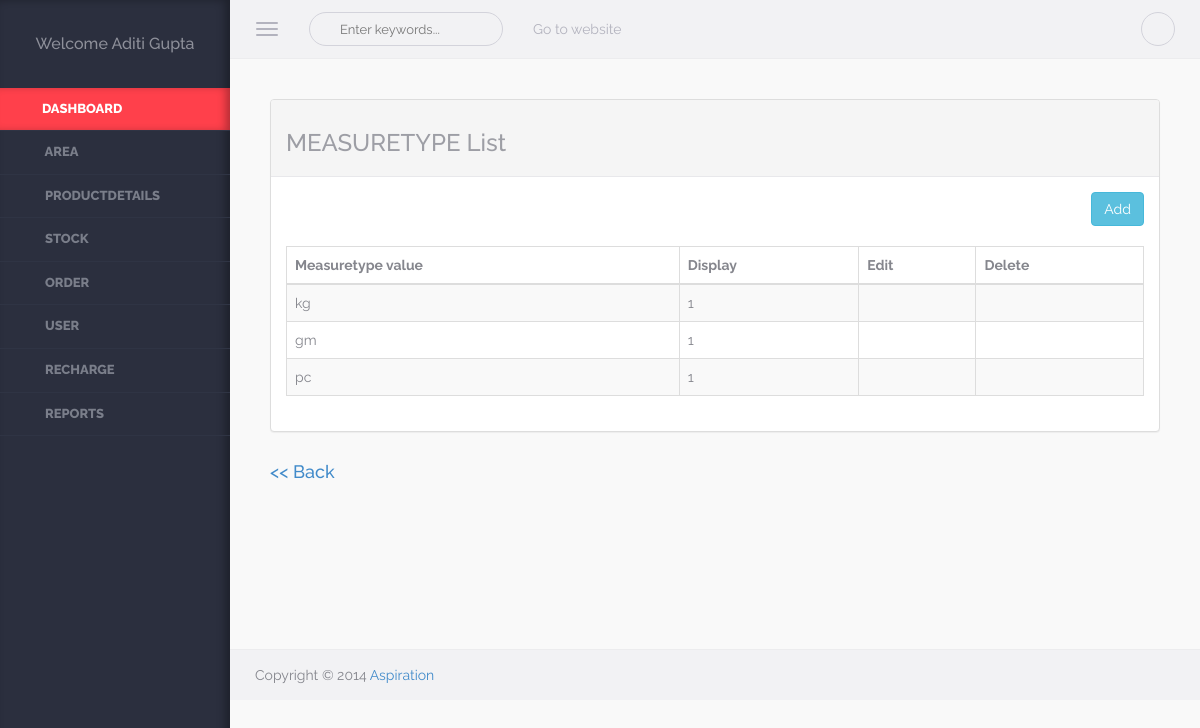
/admin/display_measuretype.php (signed in), run on the app's committed database.
### tables this page shows
CREATE TABLE `user` (
  `Userid` int(5) NOT NULL,
  `Username` varchar(50) NOT NULL,
  `Password` varchar(8) NOT NULL,
  `Usertypeid` int(5) NOT NULL,
  `Fname` varchar(50) NOT NULL,
  `Lname` varchar(50) NOT NULL,
  `Mobileno` bigint(10) NOT NULL,
  `Address` varchar(100) NOT NULL,
  `Areaid` int(5) NOT NULL,
  `Email` varchar(50) NOT NULL,
  `DOB` date NOT NULL,
  `DOL` datetime NOT NULL,
  `Visitcnt` int(5) NOT NULL,
  `Isauthenticate` bit(1) NOT NULL
);

CREATE TABLE `measuretype` (
  `Measuretypeid` int(5) NOT NULL,
  `Measuretypevalue` varchar(50) NOT NULL,
  `Isdisplay` bit(1) NOT NULL
);

### Class/User.php (called while the page is built, shortened)
<?php
class User
{
	public function display1($uid)
	{
			$conn=new mysqli("localhost","root","","db_alboutveggies");
			$qry="SELECT Fname,Lname,Mobileno,Address,Email FROM User WHERE Userid=".$uid;
			$data=mysqli_query($conn,$qry);
			return $data;
				}
}
?>

### Class/Measuretype.php (called while the page is built, shortened)
<?php
class Measuretype
{
	public function display()
	{
		$conn=new mysqli("localhost","root","","db_alboutveggies");
		$qry="SELECT * FROM `measuretype`";
		$data=mysqli_query($conn,$qry);
		return $data;
	}
}
?>

### admin/display_measuretype.php (the view, shortened to what this page needs)
<?php
	include_once("header.php");
?>
<div class="warper container-fluid">
<?php
include_once("../class/Measuretype.php");
$obj=new Measuretype();
$rec=$obj->display();
$data="<body><div class='warper container-fluid'>
                <div class='panel panel-default'>
                  		 <div class='panel-heading'><h3>MEASURETYPE List</h3></div>
                    <div class='panel-body'>
						<form class='form-horizontal' method='post'>
					<div align=right>
					   <input type=submit class='btn btn-info' Name=btnMea value=' Add '>
					</div>
                    </form><br />
<table cellpadding=0 cellspacing=0 border=0 class='table table-striped table-bordered' id=basic-datatable>
                            <thead>
                                <tr>
                                    <th>Measuretype value</th>
									<th>Display</th>
<th>Edit</th>
<th>Delete</th>
                                    </tr>
                            </thead><tbody>";
while($result=mysqli_fetch_array($rec))
{
	$data.="<tr class='odd gradeX'><td>".$result[1]."</td><td>".$result[2]."</td><td><a href='edit_measuretype.php?Id=".$result[0]."'><i class='fa fa-pencil'></i></a></td><td><a href='javascript:delete_id(".$result[0].")'><i class='fa fa-trash'></i> </a></td></tr>";
}
$data.="</tbody></table></div>
                </div></body>";
echo $data;
?>
<a href='index.php' ><h4>&lt;&lt;&nbsp;Back</h4></a>
        </div>
			<?php
	include_once("footer.php");
?>
</body>
</html>

### admin/header.php (shortened to what this page needs)
<!DOCTYPE html>
<html lang="en">
<head>
    <link rel="stylesheet" href="assets/css/plugins/typeahead/typeahead.css" />
    <link rel="stylesheet" href="assets/css/switch-buttons/switch-buttons.css" />
	<link rel="stylesheet" href="assets/css/bootstrap/bootstrap.css" />
    <link rel="stylesheet" href="assets/css/fontawesome/font-awesome.css" />
    <link rel="stylesheet" href="assets/css/plugins/bootstrap-tagsinput/bootstrap-tagsinput.css" />
    <link rel="stylesheet" href="assets/css/plugins/bootstrap-chosen/chosen.css" />
    <link rel="stylesheet" href="assets/css/plugins/bootstrap-datetimepicker/bootstrap-datetimepicker.css" />
    <link rel="stylesheet" href="assets/css/plugins/calendar/calendar.css" />
    <link rel="stylesheet" href="assets/css/app/app.v1.css" />
</head>
<body >
<?php
		include_once("../class/User.php");
	$obj=new User();
	$Uid=$_SESSION["uid"];
$Utid=$_SESSION["utid"];
	$rec=$obj->display1($Uid);
$data="	<aside class='left-panel'>
            <div class='user text-center'>";
	if($result=mysqli_fetch_array($rec))
	{
				$data.="<h4 class='user-name'>Welcome ".$result[0]."&nbsp;".$result[1]."</h4>";
	}
	$data.="</div>
	<nav class='navigation'>
            	<ul class='list-unstyled'>
                	<li class='active'><a href='index.php'><i class='fa fa-bookmark-o'></i><span class='nav-label'>Dashboard</span></a></li>
               ";
    if($Utid==1)
	{
       $data.="
                    <li class='has-submenu'><a href='#'><i class='fa fa-map-marker'></i> <span class='nav-label'>Area</span></a>
                    	<ul class='list-unstyled'>
						<li><a href='edit_area.php'>Add Area</a></li>
                        	<li><a href='display_area.php'>Area</a></li>
							                         </ul>
                    </li>
					<li class='has-submenu'><a href='#'><i class='fa fa-file-text-o'></i> <span class='nav-label'>Productdetails</span></a>
                    	<ul class='list-unstyled'>
						<li><a href='edit_category.php'>Add category</a></li>
						<li><a href='display_category.php'>Category</a></li>
						<li><a href='edit_product.php'>Add product</a></li>
						<li><a href='display_productcategory.php'>Product</a></li>
                            </ul>
					</li>
					<li class='has-submenu'><a href='#'><i class='fa fa-file-text-o'></i> <span class='nav-label'>Stock</span></a>
                    	<ul class='list-unstyled'>
						<li><a href='edit_measuretype.php'>Add Measuretype</a></li>
						<li><a href='display_measuretype.php'>Measuretype</a></li>
						<li><a href='edit_stock.php'>Add Stock</a></li>
						<li><a href='display_stock.php'>Stock</a></li>
						</ul>
					</li>
					<li class='has-submenu'><a href='#'><i class='fa fa-file-text-o'></i> <span class='nav-label'>Order</span></a>
                    	<ul class='list-unstyled'>
						<li><a href='display_order.php'>Order</a></li>
                            <li><a href='display_orderdetail.php'>Orderdetail</a></li>
                            <li><a href='display_orderstatus.php'>Orderstatus</a></li>
<li><a href='todayorderA.php'>Today Order</a></li>
							</ul>
					</li>
					<li class='has-submenu'><a href='display_user.php'><i class='fa fa-users'></i> <span class='nav-label'>User</span></a>
                    						</li>
				<li class='has-submenu'><a href='display_recharge.php'><i class='fa fa-money'></i> <span class='nav-label'>Recharge</span></a>
                    	</li>
					<li class='has-submenu'><a href='report.php'><i class='fa fa-users'></i> <span class='nav-label'>Reports</span></a>
                    						</li>
				";
	}
	else
	{
	$data.="	<li class='has-submenu'><a href='todayorderS.php'><i class='fa fa-child'></i> <span class='nav-label'>Today Order</span></a>
                    						</li>
				<li class='has-submenu'><a href='myorder.php'><i class='fa fa-child'></i> <span class='nav-label'>Past Order</span></a>
                    	</li>";
	}
	 $data.="    </ul>
            </nav>
    </aside>";
	echo $data;
  ?>
    <section class="content">
        <header class="top-head container-fluid">
            <button type="button" class="navbar-toggle pull-left">
                <span class="icon-bar"></span>
                <span class="icon-bar"></span>
                <span class="icon-bar"></span>
            </button>
            <form role="search" class="navbar-left app-search pull-left hidden-xs">
              <input type="text" placeholder="Enter keywords..." class="form-control form-control-circle">
         	</form>
            <nav class=" navbar-default hidden-xs" role="navigation">
                <ul class="nav navbar-nav">
                <li><a href="../website/index.php">Go to website</a></li>
              </ul>
            </nav>
            <ul class="nav-toolbar">
            	                <li class="dropdown"><a href="#" data-toggle="dropdown"><i class="fa fa-ellipsis-v"></i></a>
                </li>
            </ul>
        </header>

### admin/assets/css/app/app.v1.css (style rules this page uses)
body { background-color:#f9f9f9; color:#85868d; font-family: 'Raleway', sans-serif; position:relative; }
body, html { overflow-x:hidden; }
aside.left-panel { background-color:#2b2f3e; width:230px; position:fixed; padding:25px 0px; box-shadow:inset -5px 0px 8px rgba(0,0,0,0.3); height:100%; top:0px; left:0px; }
.user { margin-bottom:35px; }
.user h4.user-name { color:#8e909a; font-size:16px; }
.navigation { margin:20px 0px; }
.navigation > ul > li { position:relative; }
.navigation > ul > li.has-submenu:after { content:"\f105"; font-family: 'FontAwesome'; display:inline-block; position:absolute; color:#7a7e8a; right:15px; transition: all 0.4s; -moz-transition: all 0.4s; -webkit-transition: all 0.4s; -o-transition: all 0.4s; top:10px; visibility:hidden; }
.navigation > ul > li > a { display:block; padding:12px 25px; color:#7a7e8a; text-transform:uppercase; font-size:13px; text-decoration:none; font-weight:800; border-bottom:1px solid #2f3444; transition: all 0.4s; -moz-transition: all 0.4s; -webkit-transition: all 0.4s; -o-transition: all 0.4s; }
.navigation > ul > li:hover > a, .navigation > ul > li.active:hover > a, .navigation > ul > li.active > a { color:#fff; background-color: #ff404b; -webkit-box-shadow: inset -6px 0 8px -2px rgba(0,0,0,0.3); box-shadow: inset -6px 0 8px -2px rgba(0,0,0,0.3); }
.navigation ul li a i { margin-right:6px; font-size:14px; }
header { background-color:#f2f2f4; border-bottom:1px solid #ececee; padding-top:4px; padding-bottom:4px; }
.navbar-toggle { margin:8px 20px 8px 0px; display:block; padding-left:0px; }
.navbar-toggle .icon-bar { background-color:#b3b3be; }
.app-search { position:relative; margin-top:8px; margin-bottom:8px; margin-right:15px; }
.app-search .form-control, .app-search .form-control:focus { border:1px solid #d3d3db; font-size:13px; color:#c4c4cd; padding-left:30px; background:none; box-shadow:none; }
.app-search:before { content:"\f002"; position:absolute; left:12px; font-family: FontAwesome; cursor:pointer; top:7px; color:#c4c4cd; display:inline-block; }
header .navbar-default .navbar-nav > li > a { color:#b3b3be; }
.nav-toolbar { margin:8px 0px; float:right; }
.nav-toolbar > li { padding:0px; display:inline-block; margin-left:5px; position:relative; list-style:none; }
.nav-toolbar > li > a { color:#d3d3db; font-size:18px; border:1px solid #d3d3db; border-radius:50px; height:34px; width:34px; text-align:center; display:block; padding:4px; }
.content { margin-left:230px; }
.content > .container-fluid { padding-left:25px; padding-right:25px; }
.warper { padding-top:20px; padding-bottom:20px; min-height:550px; }
.btn-circle, .form-control-circle, .btn-group .btn-circle:first-child:not(:last-child):not(.dropdown-toggle) { border-radius:50px; }
.panel { margin-bottom:30px; }
.panel-heading { font-weight:700; }
.panel-default > .panel-heading, .panel-default > .panel-footer { border-color: #e8e8eb; box-shadow:none; }
.panel-default > .panel-heading, .btn-default { color:#9D9EA5; }

### data on the page
user: Fname "Aditi", Lname "Gupta"
measuretype: Measuretypevalue "kg", Isdisplay "1"
measuretype: Measuretypevalue "gm", Isdisplay "1"
measuretype: Measuretypevalue "pc", Isdisplay "1"
